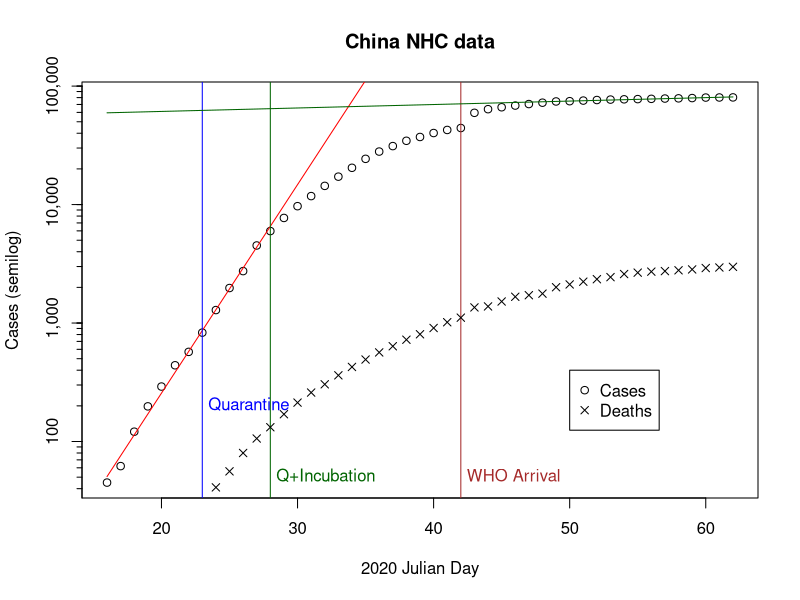

R code for this plot:
china_nhc_cases <- data.frame(
  doy   = 16:62, # 2020
  cases = c(45, 62, 121, 198, 291, 440, 571, 830, 1287, 1975, 2744, 4515, 5974,
            7711, 9692, 11791, 14380, 17205, 20438, 24324, 28018,
            31161, 34546, 37198,40171,42638,44276,59493,63851,
            66286, 68500, 70548, 72436, 74185,74576,75465,76288,76936,
            77345, 77658, 78064, 78514, 78824, 79251, 80026, 80151,
            80270),
  deaths= c(NA, NA, NA, NA, NA, NA, NA, 25, 41, 56, 80,106,132,
            170, 213, 259, 304, 362, 426, 492, 565, 637,723,804,908,
            1016,1110,1355,1381,1520,1666,1718,1770,2006,2118,2234,2345,
            2441,2592,2663, 2715, 2744, 2788, 2835, 2912, 2944,
            2981)
)

model1 <- lm(log(cases) ~ doy, china_nhc_cases[16:28-15,])
summary(model1)



#library(lattice)
#library(latticeExtra)
#xyplot(y~x, data=d, scales=list(y=list(log=10)),
#       yscale.components=yscale.components.log10ticks) 

#xyplot(cases~doy, data=china_nhc_cases, 
#       scale=list(y=list(log=10)),
#       yscale.components=yscale.components.log10ticks
#       )

with(china_nhc_cases,
  plot(doy, cases, log="y",
  main="China NHC data",
  xlab="2020 Julian Day",
  ylab="Cases (semilog)",
  yaxt="n"))

y1 <- floor(log10(range(china_nhc_cases$cases)))
pow <- seq(y1[1], y1[2]+1)
ticksat <- as.vector(sapply(pow, function(p) (1:10)*10^p))
axis(2, 10^pow, labels=format(10^pow, scientific=FALSE, big.mark=","))
axis(2, ticksat, labels=NA, tcl=-0.25, lwd=0, lwd.ticks=1)


f <- function(model, x)
{
  cf <- coef(model)
  exp(cf[1] + x*cf[2])
}
curve(f(model1,x), col='red', add=TRUE)

summary(lm(log(cases) ~ poly(doy,4), china_nhc_cases))

abline(v=23, col='blue') # Quarantine
text(22.7, 200, pos=4, "Quarantine", col='blue')
abline(v=23+5, col='darkgreen') # Incubation period estimate
text(27.7, 50, pos=4, 'Q+Incubation', col='darkgreen') #https://www.thelancet.com/journals/lancet/article/PIIS0140-6736(20)30260-9/fulltext#tbl1
abline(v=42, col='brown')
text(41.7, 50, pos=4, 'WHO Arrival', col='brown')

with(china_nhc_cases, points(doy, deaths, pch=4))

# 5-day lag
with(china_nhc_cases,prop.test(deaths[8:21], cases[3:16]))

# 4-day lag
with(china_nhc_cases,prop.test(deaths[8:21], cases[4:17]))


# Assume New Growth Rate
model2 <- lm(log(cases) ~ doy, china_nhc_cases[(48-15):length(china_nhc_cases$doy),])
summary(model2)
curve(f(model2,x), col='darkgreen', add=TRUE)

legend(50, 400, c("Cases", "Deaths"), pch=c(1,4))


# Logistic Growth Model
# Logistic model fails to explain bend
#
#data   <- china_nhc_cases
#data$t <- data$doy - 16
#
#
#
# lmodel <- nls(log(cases) ~ log(k/(1+((k-45)/45)*exp(-r*t))),
#               data,
#               start=c(k=10000, r=0.4))
# summary(lmodel)
# k <- coef(lmodel)[1]
# r <- coef(lmodel)[2]
# curve(k/(1+((k-45)/45)*exp(-r*(x-16))), add=TRUE, col='orange')
# 
# 

# This leaves out the 45 from princess and 3 that were repatriated
# into isolation. I.e., tracking cases identified in the wild.
us_data <- data.frame(
  doy    = c(21:63),
  cases  = c(1, 1, 1, 1, 2, 4, 4, 4, 4, 5, 6, 7, 10, 10, 10,
             11, 11, 11, 11, 11, 11, 11, 11, 11, 11, 11, 11,
             11, 11, 11, 13, 13, 13, 13, 13, 13, 
             14, 14, 18, 23, 41, 57, 74),
  deaths = c(rep(0, 41), 3, 6)
)

df <- us_data[38:43,]

us_model <- lm(log(cases) ~ doy, df)

summary(us_model)

exp(predict(us_model, data.frame(doy=c(63:120)), interval=c("prediction")))